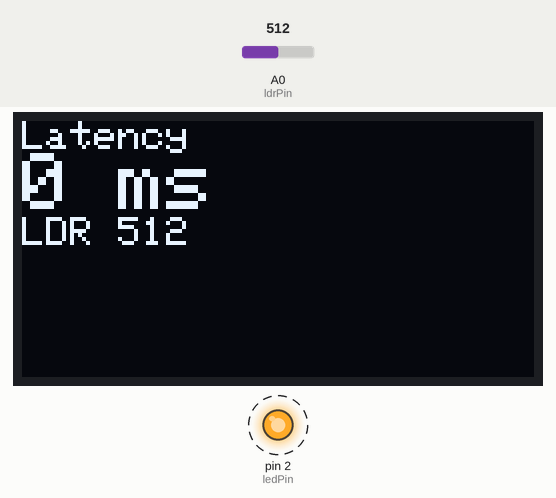
Recording of a sketch running on a simulated Arduino Uno, built with avr-gcc and run on an emulated ATmega328P. Shown: 128×64 one-colour display, output pins drawn as LEDs (lit = HIGH). Dashed ring = blinking. Inputs (shaded band) come from the test bench; at power-on: A0 (ldrPin) = 512. What the sketch prints to the serial monitor is not drawn.

Above: at 1.3 s.
1.4 s: A0 (ldrPin) set to 760
At 2.3 s:
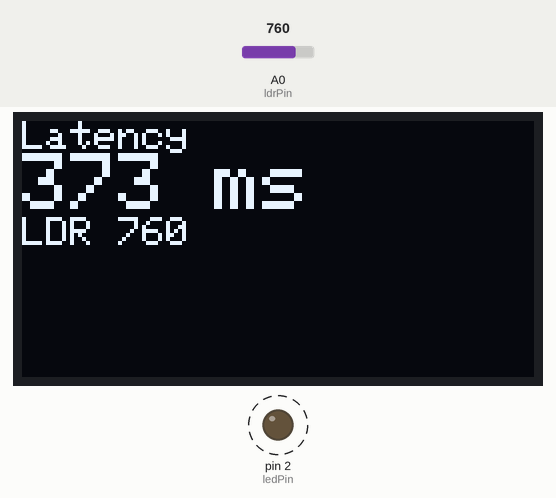
3.5 s: A0 (ldrPin) set to 740
At 4.5 s:
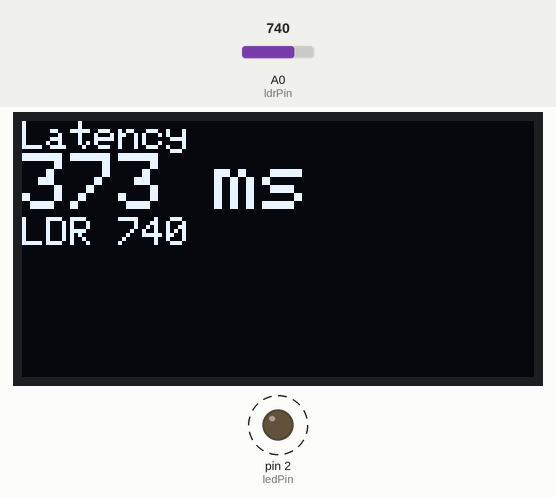
5.5 s: A0 (ldrPin) set to 900
At 7.8 s:
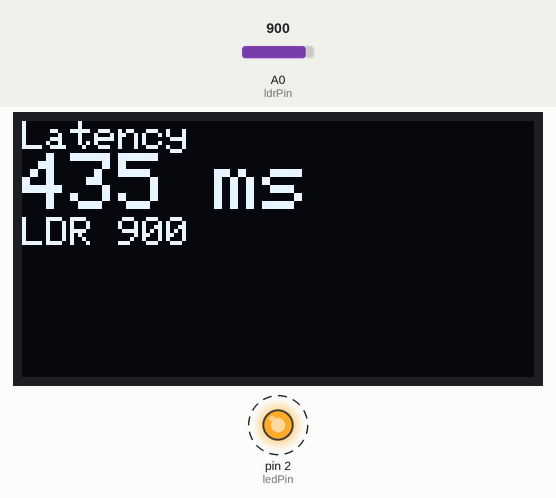
Timing chart, 0 to 13.5 s (numbered marks = the images above; inputs shaded):
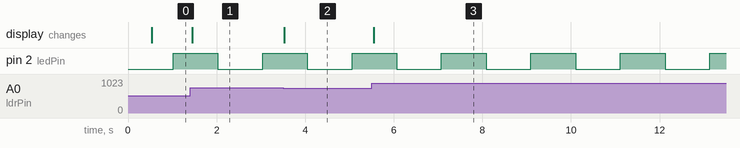

The sketch:

arduino_latency_test.ino
```cpp
// Note that this code only works if the LDR detects the change
// within the LED on and off duration. Adjust as necessary.
//
// Test the pure latency of the measurement system (mostly because of the type of LED and LDR used) by holding
// the LDR to the LED without any additional latency caused by external (video) transmission.
// This allows you to determine the average error in your measurements.

#include <Wire.h>
#include <Adafruit_GFX.h>
#include <Adafruit_SSD1306.h>

// ----------------------------------------------------------------------------
// Display  -------------------------------------------------------------------
// ----------------------------------------------------------------------------

#define OLED_RESET 4
Adafruit_SSD1306 display(OLED_RESET);

#define NUMFLAKES 10
#define XPOS 0
#define YPOS 1
#define DELTAY 2

#define LOGO16_GLCD_HEIGHT 16
#define LOGO16_GLCD_WIDTH  16

const int displayAddress = 0x3C;

// ----------------------------------------------------------------------------
// Pins -----------------------------------------------------------------------
// ----------------------------------------------------------------------------

int ledPin = 2;
int ldrPin = A0;

// ----------------------------------------------------------------------------
// Time -----------------------------------------------------------------------
// ----------------------------------------------------------------------------

int currentMillis;

// ----------------------------------------------------------------------------
// LED-------------------------------------------------------------------------
// ----------------------------------------------------------------------------

bool ledState = false;
int ledLightDurationInMillis = 1000;
int ledDarkDurationInMillis = 1000;
int ledChangeDuration;
int lastLedChangeMillis = 0;

// ----------------------------------------------------------------------------
// LDR ------------------------------------------------------------------------
// ----------------------------------------------------------------------------

int measuredLdrState;
int ldrThreshold = 750;
int lastLdrChangeMillis = 0;
int lastDetectedLdrState = false;

// ----------------------------------------------------------------------------
// Calculated values ----------------------------------------------------------
// ----------------------------------------------------------------------------

int offsetInMillis = 27; // Used to remove the LED and LDR latency when measuring
int latencyInMillis;

// ----------------------------------------------------------------------------
// Setup ----------------------------------------------------------------------
// ----------------------------------------------------------------------------

void setup() {
    Serial.begin(115200);
    Serial.println("Logging Latency in milliseconds");

    pinMode(ledPin, OUTPUT);
    pinMode(ldrPin, INPUT);

    display.begin(SSD1306_SWITCHCAPVCC, displayAddress);
    display.setTextColor(WHITE);
}

// ----------------------------------------------------------------------------
// Loop -----------------------------------------------------------------------
// ----------------------------------------------------------------------------

void loop() {
    currentMillis = millis();

    ledChangeDuration = (ledState == true? ledLightDurationInMillis : ledDarkDurationInMillis);

    if ((currentMillis - lastLedChangeMillis) >= ledChangeDuration) {
        digitalWrite(ledPin, (ledState == true ? LOW : HIGH));
        ledState = (ledState == true ? false : true);
        lastLedChangeMillis = currentMillis;
    }

    // Prevent consecutive measurements when near the threshold
    if (currentMillis >= (lastLdrChangeMillis + (ledChangeDuration / 2))) {

        measuredLdrState = analogRead(ldrPin);

        if (lastDetectedLdrState == false && measuredLdrState >= ldrThreshold) {
            // LED has turned on
            lastDetectedLdrState = true;
            lastLdrChangeMillis = currentMillis;
            updateLatency();

        } else if ((lastDetectedLdrState == true) && (measuredLdrState <= ldrThreshold)) {
            // LED has turned off
            lastDetectedLdrState = false;
            // Do not measure latency when turning LED off — TODO need a better sensor for that
            // lastLdrChangeMillis = currentMillis;
            // updateLatency();
        }
    }

    updateDisplay();
}

void updateLatency() {
    latencyInMillis = lastLdrChangeMillis - lastLedChangeMillis - offsetInMillis;
    Serial.println(latencyInMillis);
}

void updateDisplay() {
    display.clearDisplay();

    display.setTextSize(1);
    display.setCursor(0,0);
    display.println("Latency");
    display.setTextSize(2);
    display.println(String(latencyInMillis) + " ms");
    display.setTextSize(1);
    display.println("LDR " + String(measuredLdrState));

    display.display();
}
```

Measured:
- after the input at 1.4 s, the display: changes after 0.06 s (image 1)
- after the input at 3.5 s, the display: changes at once (image 2)
- after the input at 5.5 s, the display: changes after 0.05 s (image 3)
- by itself, pin 2 (ledPin): alternates HIGH for 1.0 s and LOW for 1.0 s
